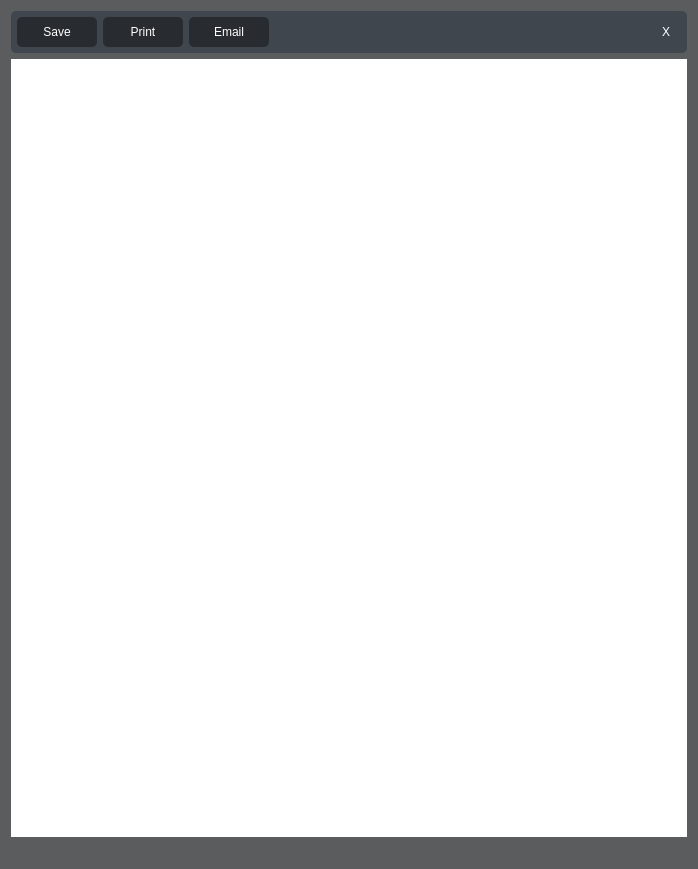
<?xml version="1.0" encoding="UTF-8"?>
<ui version="4.0">
 <class>OutputClass</class>
 <widget class="QWidget" name="OutputClass">
  <property name="geometry">
   <rect>
    <x>0</x>
    <y>0</y>
    <width>698</width>
    <height>869</height>
   </rect>
  </property>
  <property name="sizePolicy">
   <sizepolicy hsizetype="Fixed" vsizetype="Preferred">
    <horstretch>0</horstretch>
    <verstretch>0</verstretch>
   </sizepolicy>
  </property>
  <property name="windowTitle">
   <string>RF Intermodulation Output</string>
  </property>
  <property name="styleSheet">
   <string notr="true">QWidget#OutputClass{
	background-color: #5a5c5e   ;
}

QLabel{
	Font: 14pt &quot;Arial&quot;;
	color: white;
}

QPushButton{
	font: 14pt &quot;Arial&quot;;
	color: white;
	background-color: #282c30    ;
	border-radius: 5px;
}
QPushButton::pressed{
	background-color: #577590; 
}
QPushButton:hover:!pressed{
	background-color: #739bbe; 
}
QLineEdit{
	font: 14pt &quot;Arial&quot;;
	background-color: #282c30    ;
	border-radius: 5px;
	color: white;
	padding-left: 10;
}

QComboBox{
	font: 14pt &quot;Arial&quot;;
	color: white;
	background-color: #282c30    ;
	border-radius: 5px;
	padding-left: 30px;
}

QComboBox::drop-down{
	width: 20;
}

QMessageBox {
	background-color: #0D1218;
	Font: 14pt &quot;Arial&quot;;
}
QMessageBox QPushButton {
	font: 14pt &quot;Arial&quot;;
	color: white;
	background-color: #1e2733    ;
	border-radius: 5px;
	height: 40;
	width: 100;
}

QDialog {
	background-color: #0D1218;
	Font: 14pt &quot;Arial&quot;;
}
QDialog QPushButton {
	font: 14pt &quot;Arial&quot;;
	color: white;
	background-color: #1e2733    ;
	border-radius: 5px;
	height: 40;
	width: 100;
	margin-bottom: 10px;
}

/*TABLE VIEW */
QTableView{
	border-radius: 8;
	background-color: #3f464d   ;
	Font: 14pt;
	color: white;
	gridline-color: #1C2321;
}

QTableView:item:selected:focus {background-color: #577590 ;}
QTableView:item:selected {background-color: #577590 ;}

QTableView QTableCornerButton::section {
	border-top-left-radius: 8;
	background-color: #5F6366;
}

QHeaderView::section {
	background-color: #282c30   ;
	color: white;
	font: Bold 14pt;
	padding: 5;
	padding-left: 4px;
	border: 1px solid #6c6c6c;
}
QHeaderView::section:checked
{
	background-color:#0D1218   ;
}

/*SCROLL BAR*/
QScrollBar:vertical {
     background:white;
     width: 10;
     margin: 0px 0 0px 0;
	 border-radius: 2;
 }
 QScrollBar::handle:vertical {
     background: #0D1218        ;
     min-height: 30px;
	border-radius: 2;
 }
QScrollBar::add-line:vertical {
     background: #0D1218  ;
     height: 0px;
     subcontrol-position: bottom;
     subcontrol-origin: margin;
 }

 QScrollBar::sub-line:vertical {
     background: #0D1218  ;
     height: 0px;
     subcontrol-position: top;
     subcontrol-origin: margin;
 }

QScrollBar::add-page:vertical, QScrollBar::sub-page:vertical {
     background: none;
 }

</string>
  </property>
  <layout class="QGridLayout" name="gridLayout">
   <item row="2" column="0" colspan="6">
    <widget class="QTextBrowser" name="htmlView">
     <property name="frameShape">
      <enum>QFrame::NoFrame</enum>
     </property>
     <property name="frameShadow">
      <enum>QFrame::Plain</enum>
     </property>
     <property name="lineWidth">
      <number>0</number>
     </property>
     <property name="horizontalScrollBarPolicy">
      <enum>Qt::ScrollBarAlwaysOff</enum>
     </property>
    </widget>
   </item>
   <item row="4" column="0" colspan="6">
    <widget class="QFrame" name="frame_2">
     <property name="styleSheet">
      <string notr="true">QFrame{
	background-color:#3f464d;
	border-radius: 5px;
}</string>
     </property>
     <property name="frameShape">
      <enum>QFrame::StyledPanel</enum>
     </property>
     <property name="frameShadow">
      <enum>QFrame::Raised</enum>
     </property>
     <layout class="QHBoxLayout" name="horizontalLayout_2">
      <property name="leftMargin">
       <number>0</number>
      </property>
      <property name="topMargin">
       <number>0</number>
      </property>
      <property name="rightMargin">
       <number>0</number>
      </property>
      <property name="bottomMargin">
       <number>0</number>
      </property>
     </layout>
    </widget>
   </item>
   <item row="1" column="0" colspan="6">
    <widget class="QFrame" name="frame">
     <property name="styleSheet">
      <string notr="true">QFrame{
	background-color:#3f464d;
	border-radius: 5px;
}</string>
     </property>
     <property name="frameShape">
      <enum>QFrame::StyledPanel</enum>
     </property>
     <property name="frameShadow">
      <enum>QFrame::Raised</enum>
     </property>
     <layout class="QHBoxLayout" name="horizontalLayout">
      <property name="leftMargin">
       <number>6</number>
      </property>
      <property name="topMargin">
       <number>6</number>
      </property>
      <property name="rightMargin">
       <number>6</number>
      </property>
      <property name="bottomMargin">
       <number>6</number>
      </property>
      <item>
       <widget class="QPushButton" name="saveButton">
        <property name="minimumSize">
         <size>
          <width>80</width>
          <height>30</height>
         </size>
        </property>
        <property name="toolTip">
         <string>Save report as a file</string>
        </property>
        <property name="text">
         <string>Save</string>
        </property>
       </widget>
      </item>
      <item>
       <widget class="QPushButton" name="printButton">
        <property name="minimumSize">
         <size>
          <width>80</width>
          <height>30</height>
         </size>
        </property>
        <property name="toolTip">
         <string>Print output results</string>
        </property>
        <property name="text">
         <string>Print</string>
        </property>
       </widget>
      </item>
      <item>
       <widget class="QPushButton" name="emailButton">
        <property name="minimumSize">
         <size>
          <width>80</width>
          <height>30</height>
         </size>
        </property>
        <property name="text">
         <string>Email</string>
        </property>
       </widget>
      </item>
      <item>
       <spacer name="horizontalSpacer_2">
        <property name="orientation">
         <enum>Qt::Horizontal</enum>
        </property>
        <property name="sizeHint" stdset="0">
         <size>
          <width>409</width>
          <height>20</height>
         </size>
        </property>
       </spacer>
      </item>
      <item>
       <widget class="QPushButton" name="closeButton">
        <property name="minimumSize">
         <size>
          <width>30</width>
          <height>30</height>
         </size>
        </property>
        <property name="maximumSize">
         <size>
          <width>30</width>
          <height>30</height>
         </size>
        </property>
        <property name="toolTip">
         <string>Exit</string>
        </property>
        <property name="styleSheet">
         <string notr="true">QPushButton{
	background-color: rgba(255, 255, 255,0);
}
QPushButton::pressed{
	background-color: #577590; 
}
QPushButton:hover:!pressed{
	background-color: #739bbe; 
}</string>
        </property>
        <property name="text">
         <string>X</string>
        </property>
       </widget>
      </item>
     </layout>
    </widget>
   </item>
   <item row="3" column="0">
    <spacer name="verticalSpacer">
     <property name="orientation">
      <enum>Qt::Vertical</enum>
     </property>
     <property name="sizeType">
      <enum>QSizePolicy::Fixed</enum>
     </property>
     <property name="sizeHint" stdset="0">
      <size>
       <width>20</width>
       <height>15</height>
      </size>
     </property>
    </spacer>
   </item>
  </layout>
 </widget>
 <layoutdefault spacing="6" margin="11"/>
 <resources/>
 <connections/>
</ui>
